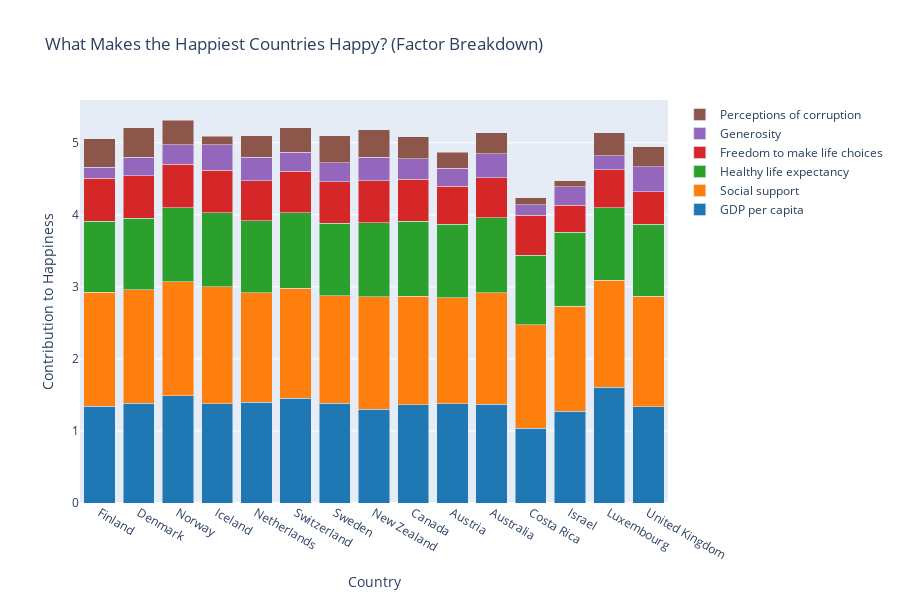

This figure's notebook cell:
### Markdown cell above
## 📈 Visualization 4: Factor Contributions - Stacked Bar Chart

Let's see how different factors contribute to the happiness of top countries.

### Code cell
# Get top 15 countries
top15 = df.nlargest(15, 'Score')

# Create stacked bar chart
factor_cols = ['GDP per capita', 'Social support', 'Healthy life expectancy', 
               'Freedom to make life choices', 'Generosity', 'Perceptions of corruption']

fig = go.Figure()

colors = ['#1f77b4', '#ff7f0e', '#2ca02c', '#d62728', '#9467bd', '#8c564b']

for i, factor in enumerate(factor_cols):
    fig.add_trace(go.Bar(
        name=factor,
        x=top15['Country or region'],
        y=top15[factor],
        marker_color=colors[i]
    ))

fig.update_layout(
    barmode='stack',
    title='What Makes the Happiest Countries Happy? (Factor Breakdown)',
    xaxis_title='Country',
    yaxis_title='Contribution to Happiness',
    height=600,
    showlegend=True,
    legend=dict(orientation="v", yanchor="top", y=1, xanchor="left", x=1.02)
)

fig.show()

### Figure 1 — Plotly figure (JSON) as saved in the notebook; plotly's stock layout.template omitted (floating-point values rounded to 4 significant figures)
{"data": [{"marker": {"color": "#1f77b4"}, "name": "GDP per capita", "type": "bar", "x": ["Finland", "Denmark", "Norway", "Iceland", "Netherlands", "Switzerland", "Sweden", "New Zealand", "Canada", "Austria", "Australia", "Costa Rica", "Israel", "Luxembourg", "United Kingdom"], "y": [1.34, 1.383, 1.488, 1.38, 1.396, 1.452, 1.387, 1.303, 1.365, 1.376, 1.372, 1.034, 1.276, 1.609, 1.333]}, {"marker": {"color": "#ff7f0e"}, "name": "Social support", "type": "bar", "x": ["Finland", "Denmark", "Norway", "Iceland", "Netherlands", "Switzerland", "Sweden", "New Zealand", "Canada", "Austria", "Australia", "Costa Rica", "Israel", "Luxembourg", "United Kingdom"], "y": [1.587, 1.573, 1.582, 1.624, 1.522, 1.526, 1.487, 1.557, 1.505, 1.475, 1.548, 1.441, 1.455, 1.479, 1.538]}, {"marker": {"color": "#2ca02c"}, "name": "Healthy life expectancy", "type": "bar", "x": ["Finland", "Denmark", "Norway", "Iceland", "Netherlands", "Switzerland", "Sweden", "New Zealand", "Canada", "Austria", "Australia", "Costa Rica", "Israel", "Luxembourg", "United Kingdom"], "y": [0.986, 0.996, 1.028, 1.026, 0.999, 1.052, 1.009, 1.026, 1.039, 1.016, 1.036, 0.963, 1.029, 1.012, 0.996]}, {"marker": {"color": "#d62728"}, "name": "Freedom to make life choices", "type": "bar", "x": ["Finland", "Denmark", "Norway", "Iceland", "Netherlands", "Switzerland", "Sweden", "New Zealand", "Canada", "Austria", "Australia", "Costa Rica", "Israel", "Luxembourg", "United Kingdom"], "y": [0.596, 0.592, 0.603, 0.591, 0.557, 0.572, 0.574, 0.585, 0.584, 0.532, 0.557, 0.558, 0.371, 0.526, 0.45]}, {"marker": {"color": "#9467bd"}, "name": "Generosity", "type": "bar", "x": ["Finland", "Denmark", "Norway", "Iceland", "Netherlands", "Switzerland", "Sweden", "New Zealand", "Canada", "Austria", "Australia", "Costa Rica", "Israel", "Luxembourg", "United Kingdom"], "y": [0.153, 0.252, 0.271, 0.354, 0.322, 0.263, 0.267, 0.33, 0.285, 0.244, 0.332, 0.144, 0.261, 0.194, 0.348]}, {"marker": {"color": "#8c564b"}, "name": "Perceptions of corruption", "type": "bar", "x": ["Finland", "Denmark", "Norway", "Iceland", "Netherlands", "Switzerland", "Sweden", "New Zealand", "Canada", "Austria", "Australia", "Costa Rica", "Israel", "Luxembourg", "United Kingdom"], "y": [0.393, 0.41, 0.341, 0.118, 0.298, 0.343, 0.373, 0.38, 0.308, 0.226, 0.29, 0.093, 0.082, 0.316, 0.278]}], "layout": {"barmode": "stack", "height": 600, "legend": {"orientation": "v", "x": 1.02, "xanchor": "left", "y": 1, "yanchor": "top"}, "showlegend": true, "title": {"text": "What Makes the Happiest Countries Happy? (Factor Breakdown)"}, "xaxis": {"title": {"text": "Country"}}, "yaxis": {"title": {"text": "Contribution to Happiness"}}}}
